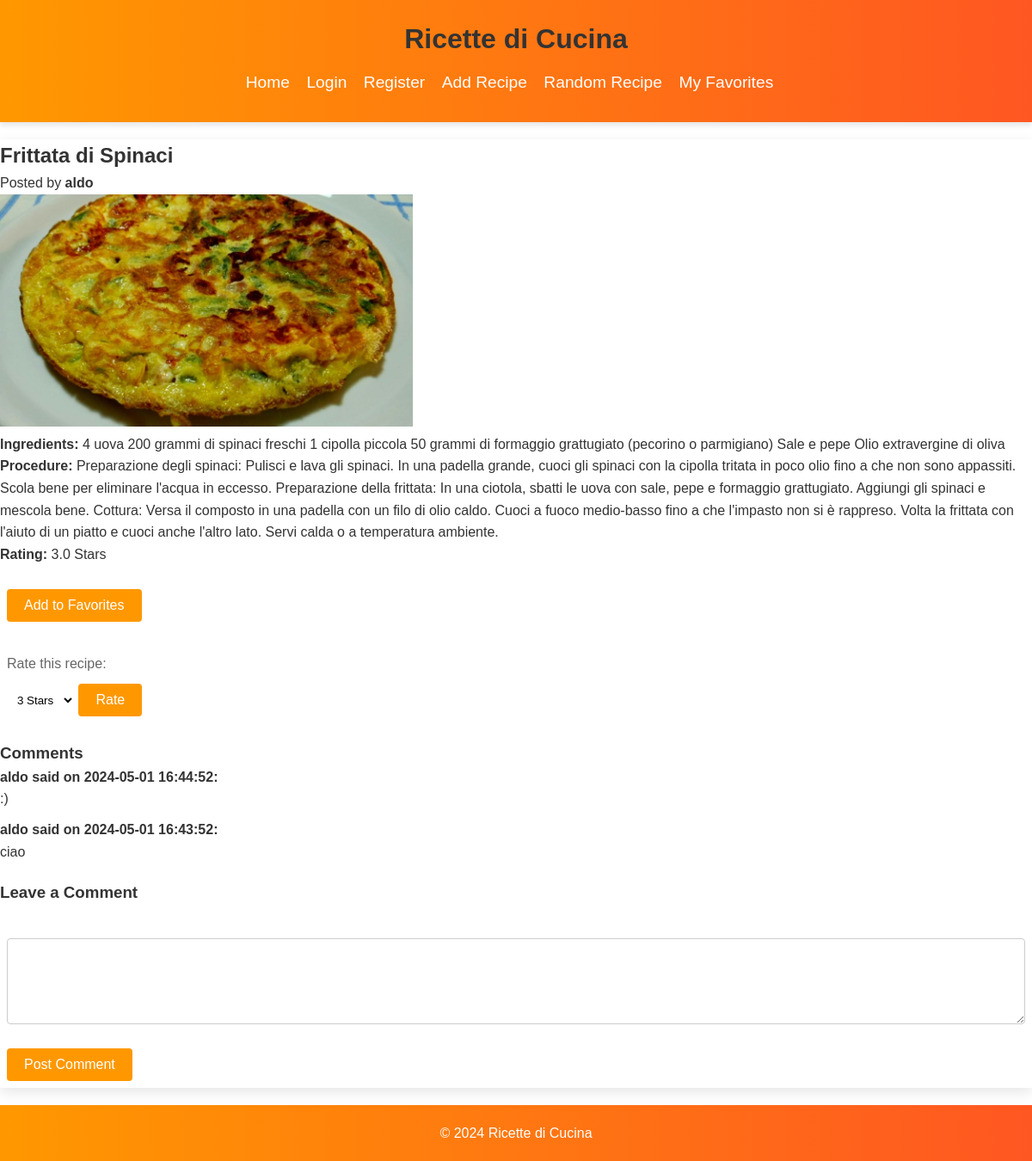
The app's page /recipe/5 (signed in) with its own data.
### tables this page shows
CREATE TABLE recipe (
    id INTEGER PRIMARY KEY AUTOINCREMENT,
    name TEXT NOT NULL,
    ingredients TEXT NOT NULL,
    procedure TEXT NOT NULL,
    user_id INTEGER, image_path TEXT,
    FOREIGN KEY (user_id) REFERENCES user (id)
);

CREATE TABLE user (
    id INTEGER PRIMARY KEY AUTOINCREMENT,
    username TEXT UNIQUE NOT NULL,
    email TEXT UNIQUE NOT NULL,
    password_hash TEXT NOT NULL
);

CREATE TABLE comment (
    id INTEGER PRIMARY KEY AUTOINCREMENT,
    user_id INTEGER NOT NULL,
    recipe_id INTEGER NOT NULL,
    text TEXT NOT NULL,
    created_at TIMESTAMP DEFAULT CURRENT_TIMESTAMP,
    FOREIGN KEY (user_id) REFERENCES user (id),
    FOREIGN KEY (recipe_id) REFERENCES recipe (id)
);

### app.py (the view)
@app.route('/recipe/<int:recipe_id>')
def view_recipe(recipe_id):
    db = get_db()
    recipe_data = db.execute(
        'SELECT r.*, u.username AS user_name FROM recipe r '
        'JOIN user u ON r.user_id = u.id '
        'WHERE r.id = ?', (recipe_id,)
    ).fetchone()
    if recipe_data is None:
        flash('Recipe not found.', 'error')
        return redirect(url_for('index'))
    recipe = dict(recipe_data)
    comments = db.execute(
        'SELECT comment.*, user.username FROM comment '
        'JOIN user ON comment.user_id = user.id '
        'WHERE recipe_id = ? ORDER BY comment.created_at DESC',
        (recipe_id,)
    ).fetchall()
    rating_result = db.execute(
        'SELECT AVG(rating) as average_rating FROM rating '
        'WHERE recipe_id = ?',
        (recipe_id,)
    ).fetchone()
    if rating_result['average_rating'] is not None:
        recipe['average_rating'] = float(rating_result['average_rating'])
    else:
        recipe['average_rating'] = 0.0
    user_rating = None
    if 'user_id' in session:
        user_rating_query = db.execute(
            'SELECT rating FROM rating WHERE user_id = ? AND recipe_id = ?',
            (session['user_id'], recipe_id)
        ).fetchone()
        user_rating = user_rating_query['rating'] if user_rating_query else 0.0
    return render_template('recipe_view.html', recipe=recipe, comments=comments, user_rating = user_rating)

### app.py (called while the page is built)
def get_db():
    db_path = app.config['DATABASE']
    if '_database' not in g:
        g._database = sqlite3.connect(db_path)
        g._database.row_factory = sqlite3.Row
    return g._database

@app.teardown_appcontext
def close_connection(exception):
    db = g.pop('_database', None)
    if db is not None:
        db.close()

### templates/recipe_view.html
{% extends "layout.html" %}
{% block content %}
<h2>{{ recipe.name }}</h2>
<p>Posted by <strong>{{ recipe.user_name }}</strong></p>
<img src="../{{ recipe.image_path }}" alt="Immagine del piatto" class="recipe-image">
<p><strong>Ingredients:</strong> {{ recipe.ingredients }}</p>
<p><strong>Procedure:</strong> {{ recipe.procedure }}</p>
<div class="rating-favorites">
    <div>
        <p><strong>Rating:</strong>
            {% if recipe.average_rating != 0.0 %}
                {{ recipe.average_rating|round(1) }} Stars
            {% else %}
                No rating yet
            {% endif %}
        </p>
        <div>
            <form action="{{ url_for('add_to_favorites', recipe_id=recipe.id) }}" method="post">
                <button type="submit">Add to Favorites</button>
            </form>
        </div>
        <form method="post" action="{{ url_for('rate_recipe', recipe_id=recipe.id) }}">
            <label for="rating">Rate this recipe:</label>
            <select name="rating" id="rating">
                {% for star in range(1, 6) %}
                    <option value="{{ star }}" {{ 'selected' if user_rating and star == user_rating }}> {{ star }} Star{{ 's' if star > 1 }}</option>
                {% endfor %}
            </select>
            <button type="submit">Rate</button>
        </form>
    </div>
</div>
<div class="comments">
    <h3>Comments</h3>
    {% for comment in comments %}
        <div class="comment">
            <strong>{{ comment.username }} said on {{ comment.created_at }}:</strong>
            <p>{{ comment.text }}</p>
        </div>
    {% endfor %}
</div>
<section class="comments">
    <h3>Leave a Comment</h3>
    <form method="post" action="{{ url_for('submit_comment', recipe_id=recipe.id) }}">
        <textarea name="comment_text" required></textarea>
        <button type="submit">Post Comment</button>
    </form>
</section>
{% endblock %}

### static/style.css (style rules this page uses)
* { box-sizing: border-box; margin: 0; padding: 0; }
body, h1, h2, h3, p, form, ul, li { font-family: 'Helvetica Neue', Helvetica, Arial, sans-serif; }
body { line-height: 1.6; font-size: 16px; background-color: #fff; color: #333; }
h1, h2 { color: #333; }
form { background: #ffffff; padding: 20px; margin-top: 20px; border: 1px solid #ddd; transition: transform 0.3s ease-in-out; }
form label { display: block; margin-bottom: 10px; color: #666; }
form input[type="text"], form input[type="email"], form input[type="password"], form textarea { width: 100%; padding: 10px; margin-bottom: 20px; border: 1px solid #ccc; }
form button { background-color: #ff9800; color: #ffffff; border: none; padding: 10px 20px; font-size: 1em; cursor: pointer; transition: background-color 0.3s; }
body, h1, h2, h3, p, form, ul, li { font-family: Arial, sans-serif; }
.recipe-image { max-width: 40%; height: auto; margin-right: 20px; }
.comments { margin-top: 20px; }
.comment { margin-bottom: 10px; }
textarea { width: 100%; height: 100px; margin-top: 10px; padding: 8px; border: 1px solid #ccc; border-radius: 4px; }
select, input, button, form { padding: 8px; border: none; outline: none; background: none; color: inherit; cursor: pointer; border-radius: 4px; }
button { background: orange; color: white; }
select { background: white; color: black; }

### records on screen
recipe: name "Frittata di Spinaci", ingredients "4 uova 200 grammi di spinaci freschi 1 cipolla piccola 50 grammi di formaggio grattugiato (pecorino o parmigiano) Sale e pepe Olio extravergine di oliva", procedure "Preparazione degli spinaci: Pulisci e lava gli spinaci. In una padella grande, cuoci gli spinaci con la cipolla tritata in poco olio fino a che non sono appassiti. Scola bene per eliminare l'acqua in eccesso. Preparazione della frittata: In una ciotola, sbatti le uova con sale, pepe e formaggio grattugiato. Aggiungi gli spinaci e mescola bene. Cottura: Versa il composto in una padella con un filo di olio caldo. Cuoci a fuoco medio-basso fino a che l'impasto non si è rappreso. Volta la frittata con l'aiuto di un piatto e cuoci anche l'altro lato. Servi calda o a temperatura ambiente."
user: user_name "aldo"
comment: username "aldo", created_at "2024-05-01 16:44:52", text ":)"
comment: username "aldo", created_at "2024-05-01 16:43:52", text "ciao"

### other values on screen
{{ recipe.average_rating|round(1) }} "3.0"
form field rating "3 Stars"
